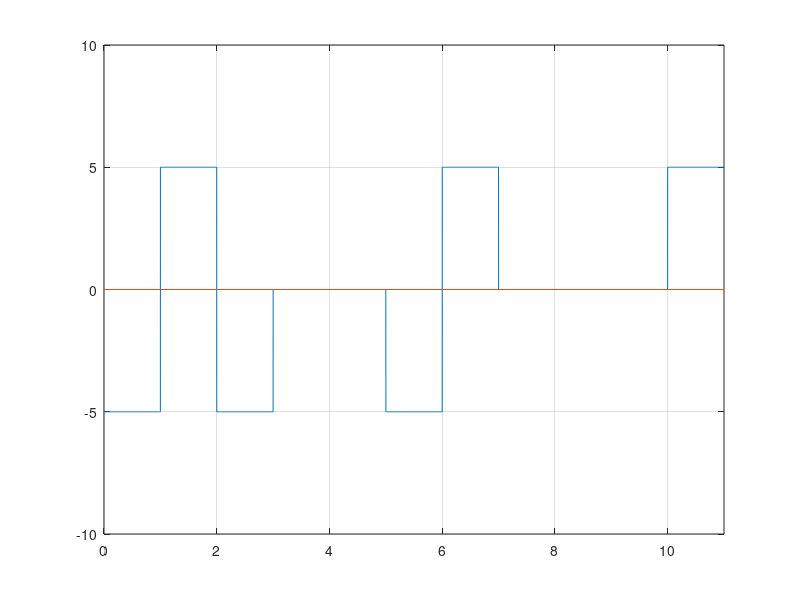

Here is the MATLAB script that generated this plot:
clc; #... Clear command line
clear all; #... Clear variables
close all; #... Clear figures

bits = [1 1 0 0 0 0 1 0 0 0 0];

#... Modulation
bitrate = 1;
voltage = 5;

sampling_rate = 1000;
sampling_time = 1/sampling_rate;

end_time = length(bits)/bitrate;
time = 0:sampling_time:end_time;

count = 0;
zero = 0;
one = 0;
for i = 1:length(bits)
  if bits(i) == 0
    count = count+1;
  else
    count = 0;
    one = one+1;
  endif
  if count == 4
    bits(i) = -1; count = 0;
    if rem(one, 2) == 0
      bits(i-3) = 1;
    endif
  endif
endfor

index = 1;
sign = -1;

for i = 1:length(time)
  modulation(i) = bits(index)*sign*voltage;
  if time(i)*bitrate >= index
    if bits(index) == 1
      sign = -sign;
    endif
    index = index+1;
  endif
endfor

plot(time, modulation);
axis([0 end_time -voltage-5 voltage+5]);
line([0 end_time], [0 0]);
grid on;

#... Demodulation
index = 1;

for i = 1:length(modulation)
  demodulation(index) = modulation(i)/voltage;
  if time(i)*bitrate >= index
    index = index+1;
  endif
endfor

last = 0;
for i = 1:length(demodulation)
  if demodulation(i) != 0
    if last != 0 && demodulation(i) == last
      for j = -3:0
        demodulation(i+j) = 0;
      endfor
    endif
    last = demodulation(i);
  endif
endfor

demodulation = abs(demodulation);

disp(demodulation);
